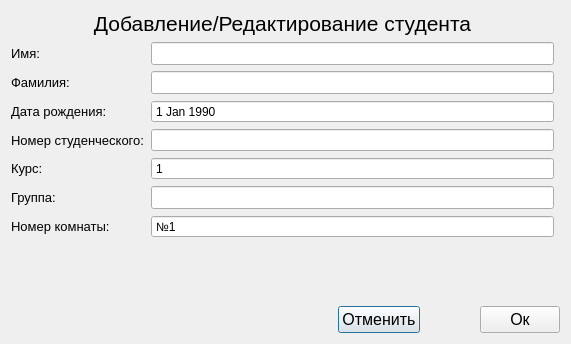
<?xml version="1.0" encoding="UTF-8"?>
<ui version="4.0">
 <class>AddStudent</class>
 <widget class="QDialog" name="AddStudent">
  <property name="geometry">
   <rect>
    <x>0</x>
    <y>0</y>
    <width>571</width>
    <height>344</height>
   </rect>
  </property>
  <property name="windowTitle">
   <string>Dialog</string>
  </property>
  <layout class="QGridLayout" name="gridLayout">
   <item row="1" column="0">
    <spacer name="verticalSpacer">
     <property name="orientation">
      <enum>Qt::Vertical</enum>
     </property>
     <property name="sizeHint" stdset="0">
      <size>
       <width>20</width>
       <height>40</height>
      </size>
     </property>
    </spacer>
   </item>
   <item row="5" column="0" rowspan="2" colspan="2">
    <layout class="QHBoxLayout" name="horizontalLayout">
     <item>
      <spacer name="horizontalSpacer">
       <property name="orientation">
        <enum>Qt::Horizontal</enum>
       </property>
       <property name="sizeHint" stdset="0">
        <size>
         <width>40</width>
         <height>20</height>
        </size>
       </property>
      </spacer>
     </item>
     <item>
      <spacer name="horizontalSpacer_3">
       <property name="orientation">
        <enum>Qt::Horizontal</enum>
       </property>
       <property name="sizeHint" stdset="0">
        <size>
         <width>40</width>
         <height>20</height>
        </size>
       </property>
      </spacer>
     </item>
     <item>
      <spacer name="horizontalSpacer_4">
       <property name="orientation">
        <enum>Qt::Horizontal</enum>
       </property>
       <property name="sizeHint" stdset="0">
        <size>
         <width>40</width>
         <height>20</height>
        </size>
       </property>
      </spacer>
     </item>
     <item>
      <spacer name="horizontalSpacer_6">
       <property name="orientation">
        <enum>Qt::Horizontal</enum>
       </property>
       <property name="sizeHint" stdset="0">
        <size>
         <width>40</width>
         <height>20</height>
        </size>
       </property>
      </spacer>
     </item>
     <item>
      <spacer name="horizontalSpacer_5">
       <property name="orientation">
        <enum>Qt::Horizontal</enum>
       </property>
       <property name="sizeHint" stdset="0">
        <size>
         <width>40</width>
         <height>20</height>
        </size>
       </property>
      </spacer>
     </item>
     <item>
      <spacer name="horizontalSpacer_7">
       <property name="orientation">
        <enum>Qt::Horizontal</enum>
       </property>
       <property name="sizeHint" stdset="0">
        <size>
         <width>40</width>
         <height>20</height>
        </size>
       </property>
      </spacer>
     </item>
     <item>
      <widget class="QPushButton" name="cancel">
       <property name="font">
        <font>
         <pointsize>12</pointsize>
        </font>
       </property>
       <property name="text">
        <string>Отменить</string>
       </property>
      </widget>
     </item>
     <item>
      <spacer name="horizontalSpacer_2">
       <property name="orientation">
        <enum>Qt::Horizontal</enum>
       </property>
       <property name="sizeHint" stdset="0">
        <size>
         <width>40</width>
         <height>20</height>
        </size>
       </property>
      </spacer>
     </item>
     <item>
      <widget class="QPushButton" name="accept">
       <property name="font">
        <font>
         <pointsize>12</pointsize>
        </font>
       </property>
       <property name="text">
        <string>Ок</string>
       </property>
      </widget>
     </item>
    </layout>
   </item>
   <item row="0" column="0">
    <widget class="QLabel" name="label">
     <property name="font">
      <font>
       <pointsize>16</pointsize>
      </font>
     </property>
     <property name="text">
      <string>Добавление/Редактирование студента</string>
     </property>
     <property name="alignment">
      <set>Qt::AlignCenter</set>
     </property>
    </widget>
   </item>
   <item row="2" column="0">
    <layout class="QGridLayout" name="gridLayout_2">
     <item row="2" column="0">
      <widget class="QLabel" name="label_3">
       <property name="font">
        <font>
         <pointsize>10</pointsize>
        </font>
       </property>
       <property name="text">
        <string>Фамилия:</string>
       </property>
      </widget>
     </item>
     <item row="2" column="1">
      <widget class="QLineEdit" name="surname">
       <property name="font">
        <font>
         <pointsize>10</pointsize>
        </font>
       </property>
      </widget>
     </item>
     <item row="0" column="1">
      <widget class="QLineEdit" name="name">
       <property name="font">
        <font>
         <pointsize>10</pointsize>
        </font>
       </property>
      </widget>
     </item>
     <item row="3" column="0">
      <widget class="QLabel" name="label_4">
       <property name="font">
        <font>
         <pointsize>10</pointsize>
        </font>
       </property>
       <property name="text">
        <string>Дата рождения:</string>
       </property>
      </widget>
     </item>
     <item row="6" column="0">
      <widget class="QLabel" name="label_7">
       <property name="font">
        <font>
         <pointsize>10</pointsize>
        </font>
       </property>
       <property name="text">
        <string>Группа:</string>
       </property>
      </widget>
     </item>
     <item row="0" column="0">
      <widget class="QLabel" name="label_2">
       <property name="font">
        <font>
         <pointsize>10</pointsize>
        </font>
       </property>
       <property name="text">
        <string>Имя:</string>
       </property>
      </widget>
     </item>
     <item row="4" column="0">
      <widget class="QLabel" name="label_5">
       <property name="font">
        <font>
         <pointsize>10</pointsize>
        </font>
       </property>
       <property name="text">
        <string>Номер студенческого:</string>
       </property>
      </widget>
     </item>
     <item row="5" column="0">
      <widget class="QLabel" name="label_6">
       <property name="font">
        <font>
         <pointsize>10</pointsize>
        </font>
       </property>
       <property name="text">
        <string>Курс:</string>
       </property>
      </widget>
     </item>
     <item row="6" column="1">
      <widget class="QLineEdit" name="group">
       <property name="font">
        <font>
         <pointsize>10</pointsize>
        </font>
       </property>
      </widget>
     </item>
     <item row="7" column="0">
      <widget class="QLabel" name="label_8">
       <property name="font">
        <font>
         <pointsize>10</pointsize>
        </font>
       </property>
       <property name="text">
        <string>Номер комнаты: </string>
       </property>
      </widget>
     </item>
     <item row="5" column="1">
      <widget class="QSpinBox" name="numberofcourse">
       <property name="buttonSymbols">
        <enum>QAbstractSpinBox::NoButtons</enum>
       </property>
       <property name="minimum">
        <number>1</number>
       </property>
       <property name="maximum">
        <number>4</number>
       </property>
      </widget>
     </item>
     <item row="7" column="1">
      <widget class="QSpinBox" name="numberofroom">
       <property name="buttonSymbols">
        <enum>QAbstractSpinBox::NoButtons</enum>
       </property>
       <property name="prefix">
        <string>№</string>
       </property>
       <property name="minimum">
        <number>1</number>
       </property>
       <property name="maximum">
        <number>200</number>
       </property>
      </widget>
     </item>
     <item row="3" column="1">
      <widget class="QDateEdit" name="dateEdit">
       <property name="alignment">
        <set>Qt::AlignLeading|Qt::AlignLeft|Qt::AlignVCenter</set>
       </property>
       <property name="buttonSymbols">
        <enum>QAbstractSpinBox::NoButtons</enum>
       </property>
       <property name="maximumDateTime">
        <datetime>
         <hour>23</hour>
         <minute>59</minute>
         <second>59</second>
         <year>2003</year>
         <month>12</month>
         <day>31</day>
        </datetime>
       </property>
       <property name="minimumDateTime">
        <datetime>
         <hour>0</hour>
         <minute>0</minute>
         <second>0</second>
         <year>1950</year>
         <month>9</month>
         <day>14</day>
        </datetime>
       </property>
       <property name="maximumDate">
        <date>
         <year>2003</year>
         <month>12</month>
         <day>31</day>
        </date>
       </property>
       <property name="date">
        <date>
         <year>1990</year>
         <month>1</month>
         <day>1</day>
        </date>
       </property>
      </widget>
     </item>
     <item row="4" column="1">
      <widget class="QLineEdit" name="passw"/>
     </item>
    </layout>
   </item>
   <item row="4" column="0">
    <spacer name="verticalSpacer_3">
     <property name="orientation">
      <enum>Qt::Vertical</enum>
     </property>
     <property name="sizeHint" stdset="0">
      <size>
       <width>20</width>
       <height>87</height>
      </size>
     </property>
    </spacer>
   </item>
   <item row="3" column="0">
    <widget class="QLabel" name="error">
     <property name="text">
      <string/>
     </property>
    </widget>
   </item>
  </layout>
 </widget>
 <tabstops>
  <tabstop>name</tabstop>
  <tabstop>surname</tabstop>
  <tabstop>dateEdit</tabstop>
  <tabstop>passw</tabstop>
  <tabstop>numberofcourse</tabstop>
  <tabstop>group</tabstop>
  <tabstop>numberofroom</tabstop>
  <tabstop>accept</tabstop>
  <tabstop>cancel</tabstop>
 </tabstops>
 <resources/>
 <connections>
  <connection>
   <sender>accept</sender>
   <signal>clicked()</signal>
   <receiver>AddStudent</receiver>
   <slot>accept()</slot>
   <hints>
    <hint type="sourcelabel">
     <x>523</x>
     <y>320</y>
    </hint>
    <hint type="destinationlabel">
     <x>285</x>
     <y>171</y>
    </hint>
   </hints>
  </connection>
  <connection>
   <sender>cancel</sender>
   <signal>clicked()</signal>
   <receiver>AddStudent</receiver>
   <slot>reject()</slot>
   <hints>
    <hint type="sourcelabel">
     <x>383</x>
     <y>320</y>
    </hint>
    <hint type="destinationlabel">
     <x>285</x>
     <y>171</y>
    </hint>
   </hints>
  </connection>
 </connections>
</ui>
